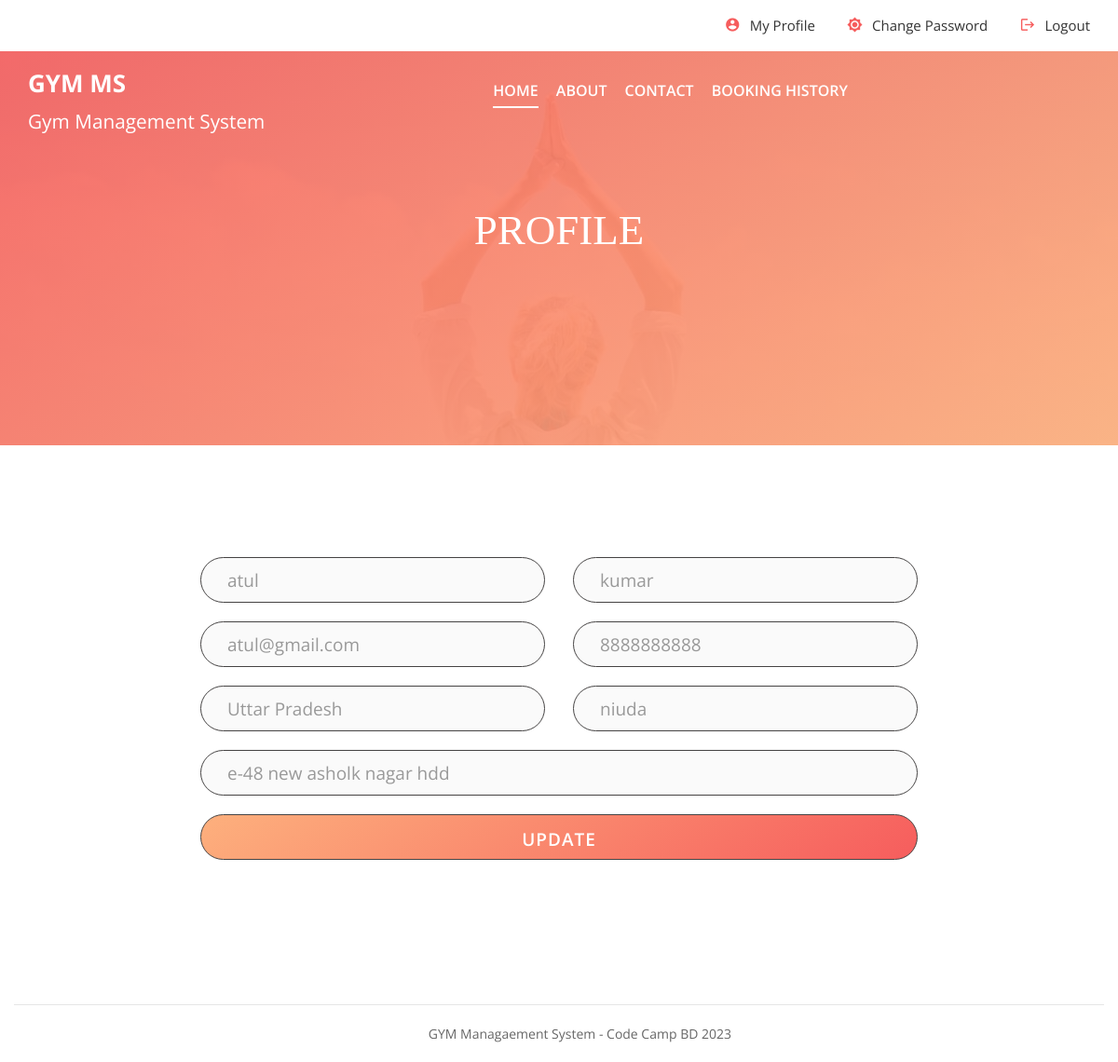
The app's page /profile.php (signed in) with its own data.
### tables this page shows
CREATE TABLE `tbluser` (
  `id` int(11) NOT NULL,
  `fname` varchar(45) DEFAULT NULL,
  `lname` varchar(45) DEFAULT NULL,
  `email` varchar(45) DEFAULT NULL,
  `mobile` varchar(45) DEFAULT NULL,
  `password` varchar(100) DEFAULT NULL,
  `state` varchar(45) DEFAULT NULL,
  `city` varchar(45) DEFAULT NULL,
  `address` varchar(200) DEFAULT NULL,
  `create_date` timestamp NULL DEFAULT current_timestamp()
);

### profile.php (the view, shortened to what this page needs)
<?php
require_once('include/config.php');
if(strlen( $_SESSION["uid"])==0)
    {
header('location:login.php');
}
else{
 ?>
<!DOCTYPE html>
<html lang="zxx">
<head>
	<link rel="stylesheet" href="css/bootstrap.min.css"/>
	<link rel="stylesheet" href="css/font-awesome.min.css"/>
	<link rel="stylesheet" href="css/owl.carousel.min.css"/>
	<link rel="stylesheet" href="css/nice-select.css"/>
	<link rel="stylesheet" href="css/slicknav.min.css"/>
	<link rel="stylesheet" href="css/style.css"/>
</head>
<body>
	<?php include 'include/header.php';?>
	<section class="page-top-section set-bg" data-setbg="img/page-top-bg.jpg">
		<div class="container">
			<div class="row">
				<div class="col-lg-7 m-auto text-white">
					<h2>Profile</h2>
				</div>
			</div>
		</div>
	</section>
	<section class="contact-page-section spad overflow-hidden">
		<div class="container">
			<div class="row">
				<div class="col-lg-2">
				</div>
				<div class="col-lg-8">
					<form class="singup-form contact-form" method="post">
						<div class="row">
							<?php
							$uid=$_SESSION['uid'];
							$sql ="SELECT id, fname, lname, email, mobile, password, address,state,city, create_date from tbluser where id=:uid ";
							$query= $dbh -> prepare($sql);
							$query->bindParam(':uid',$uid, PDO::PARAM_STR);
							$query-> execute();
							$results = $query -> fetchAll(PDO::FETCH_OBJ);
							if($query->rowCount() > 0)
							{
							foreach($results as $result)
							{				?>
							<div class="col-md-6">
								<input type="text" name="fname" id="fname" placeholder="First Name" autocomplete="off" value="<?php echo $result->fname;?>">
							</div>
							<div class="col-md-6">
								<input type="text" name="lname" id="lname" placeholder="Last Name" autocomplete="off" value="<?php echo $result->lname;?>">
							</div>
							<div class="col-md-6">
								<input type="text" name="email" id="email" placeholder="Your Email" autocomplete="off" value="<?php echo $result->email;?>" readonly>
							</div>
							<div class="col-md-6">
								<input type="text" name="mobile" id="mobile" placeholder="Mobile Number" autocomplete="off" value="<?php echo $result->mobile;?>">
							</div>
							<div class="col-md-6">
								<input type="text" name="state" id="state" placeholder="State" autocomplete="off" value="<?php echo $result->state;?>">
							</div>
							<div class="col-md-6">
								<input type="text" name="city" id="city" placeholder="City" autocomplete="off" value="<?php echo $result->city;?>">
							</div>
							<div class="col-md-12">
								<input type="text" name="address" id="address" placeholder="Address" autocomplete="off" value="<?php echo $result->address;?>">
							</div>
							<div class="col-md-12">
						<input type="submit" id="submit" name="submit" value="Update" class="site-btn sb-gradient">
							</div>
							<?php }} ?>
						</div>
					</form>
				</div>
				<div class="col-lg-2">
				</div>
			</div>
		</div>
	</section>
<?php include 'include/footer.php'; ?>
	</body>
</html>
 <?php } ?>

### css/style.css (style rules this page uses)
html, body { height: 100%; font-family: "Open Sans", sans-serif; -webkit-font-smoothing: antialiased; font-smoothing: antialiased; }
h1, h2, h3, h4, h5, h6 { margin: 0; color: #333333; font-weight: 600; }
h2 { font-family: "Playfair Display", serif; font-weight: 400; font-size: 36px; }
@media (min-width: 1200px) { .container { max-width: 1200px; } }
.set-bg { background-repeat: no-repeat; background-size: cover; background-position: top center; }
.spad { padding-top: 110px; padding-bottom: 105px; }
.text-white h1, .text-white h2, .text-white h3, .text-white h4, .text-white h5, .text-white h6, .text-white p, .text-white span, .text-white li, .text-white a { color: #fff; }
.bg-g-1, .site-pagination a.active, .site-pagination a:hover, .page-top-section:after, .review-section:after, .search-model:after, .hero-section, .back-to-top { background: -o-linear-gradient(305deg, #f65d5d 0%, #fdb07d 100%); background: linear-gradient(145deg, #f65d5d 0%, #fdb07d 100%); filter: progid:DXImageTransform.Microsoft.gradient(startColorstr="#f65d5d", endColorstr="#fdb07d", GradientType=1); }
.bg-g-2, .infor-form button, .site-btn.sb-line-gradient, .site-btn.sb-gradient { background: -o-linear-gradient(305deg, #fdb07d 0%, #f65d5d 100%); background: linear-gradient(145deg, #fdb07d 0%, #f65d5d 100%); filter: progid:DXImageTransform.Microsoft.gradient(startColorstr="#fdb07d", endColorstr="#f65d5d", GradientType=1); }
.site-btn { display: inline-block; border: none; font-size: 16px; font-weight: 600; min-width: 167px; padding: 14px 30px; border-radius: 50px; text-transform: uppercase; color: #fff; line-height: normal; cursor: pointer; text-align: center; letter-spacing: 1px; }
.site-btn.sb-gradient { color: #fff; padding: 13px 29px; position: relative; -webkit-transition: all 0.4s; -o-transition: all 0.4s; transition: all 0.4s; z-index: 1; }
.site-btn.sb-gradient::after { content: ""; position: absolute; width: calc(100% - 4px); height: calc(100% - 4px); top: 2px; left: 2px; border-radius: 80px; background: #fff; z-index: -1; opacity: 0; filter: alpha(opacity=0); -webkit-transition: all 0.4s; -o-transition: all 0.4s; transition: all 0.4s; }
.singup-form input, .singup-form textarea { width: 100%; height: 49px; padding: 5px 28px; font-size: 19px; color: #999999; border-radius: 50px; margin-bottom: 20px; border: 1px solid #454343; background: #fafafa; }
.page-top-section { height: 478px; position: relative; padding-top: 220px; text-align: center; }
.page-top-section:after { position: absolute; content: ""; width: 100%; height: 100%; left: 0; top: 0; opacity: 0.92; filter: alpha(opacity=92); }
.page-top-section .container { position: relative; z-index: 9; }
.page-top-section h2 { font-size: 45px; text-transform: uppercase; margin-bottom: 20px; }
.contact-form { padding-top: 10px; }

### records on screen
tbluser: fname "atul", lname "kumar", email "atul@gmail.com", mobile "8888888888", state "Uttar Pradesh", city "niuda", address "e-48 new asholk nagar hdd"
